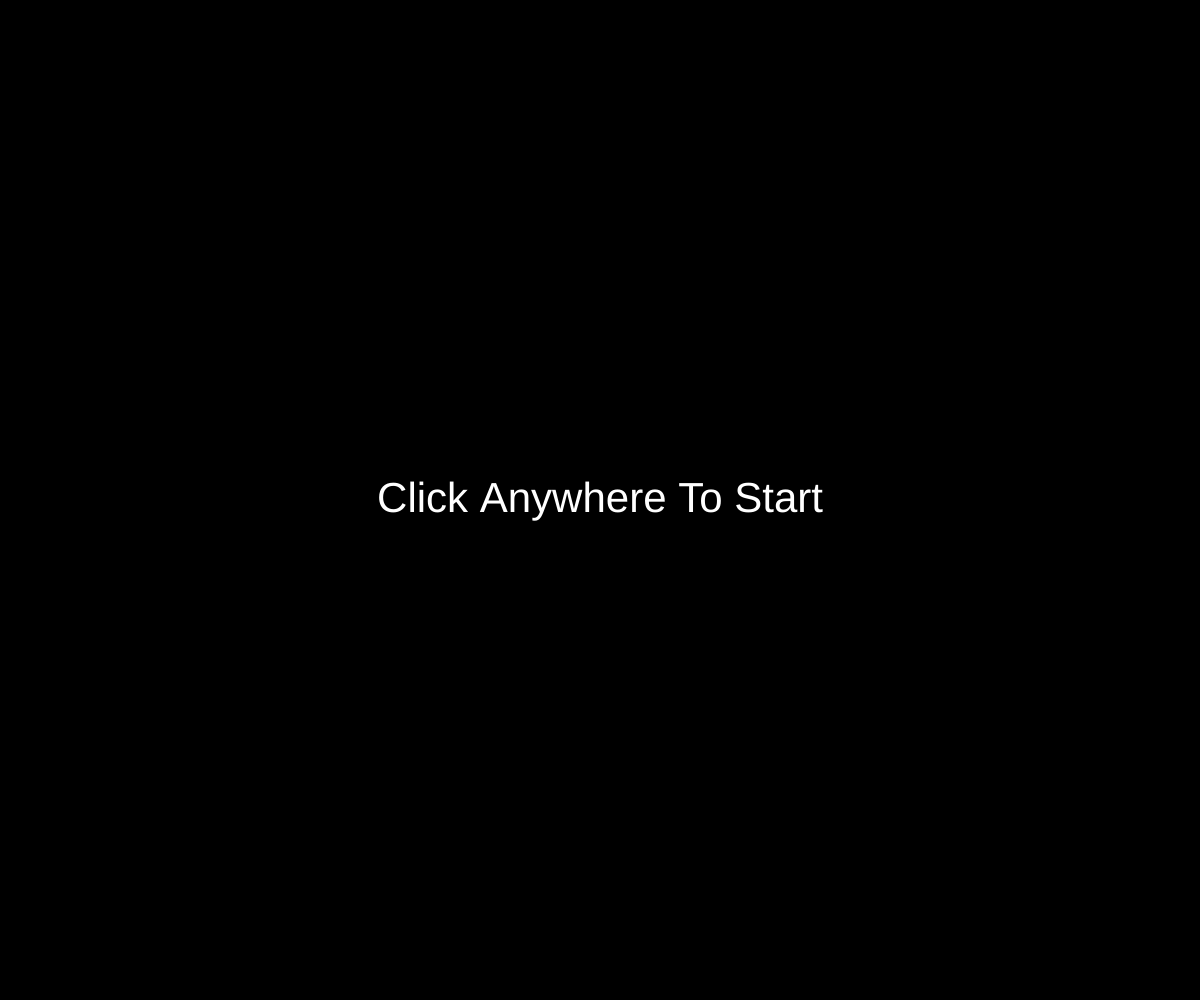
Frame 1 (no input)
Frame 60 (no input): identical to frame 1, image omitted
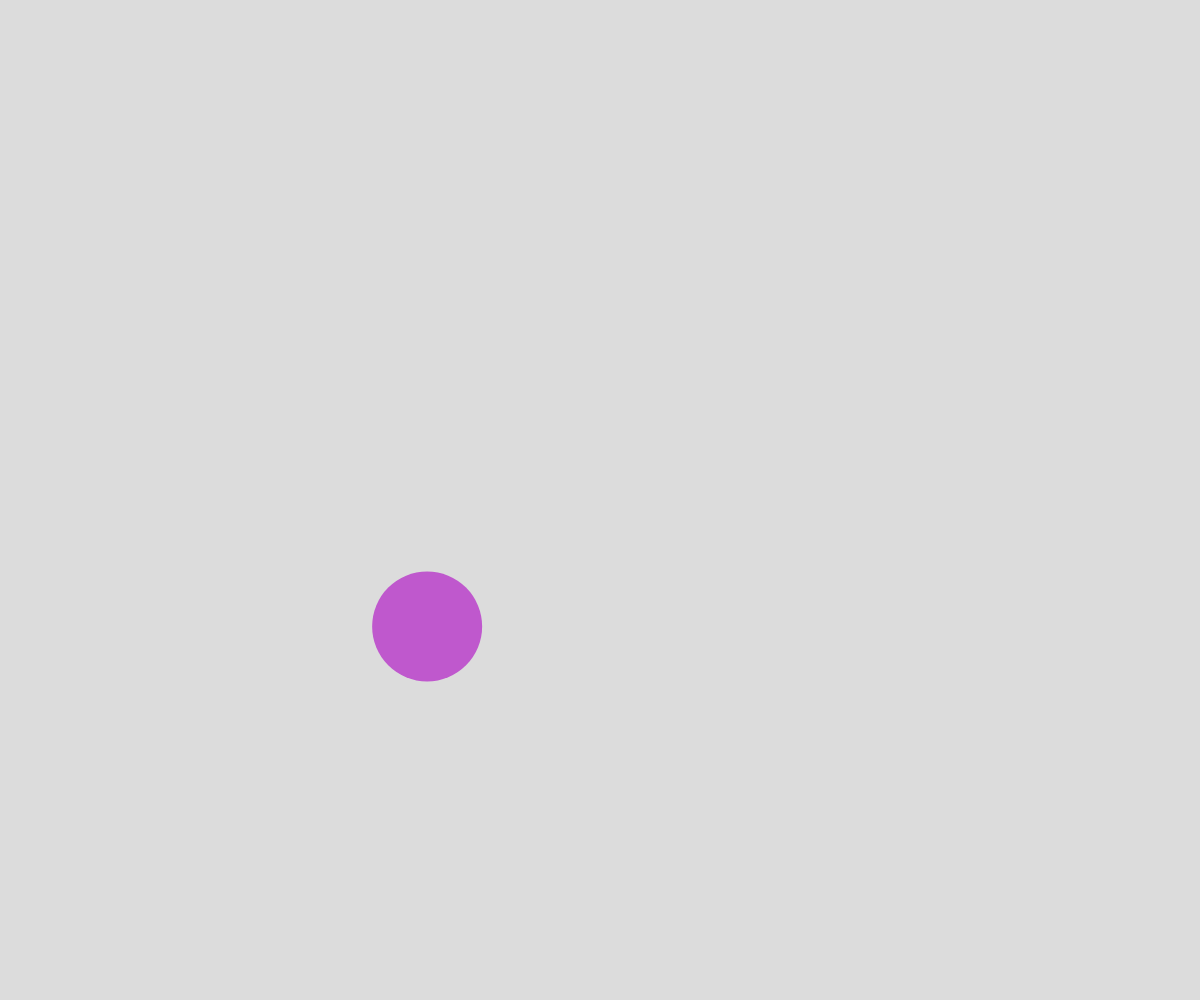
Frame 120 (the mouse pressed at the canvas centre since frame 60)

The p5.js sketch that drew these frames (run headless with seeded random() and noise() and a simulated clock; from frame 60 on, the mouse is pressed at the canvas centre):

// p5.js sketch
// ── sketch.js
// Bouncing ball demo
// Your Name
// Date
//
// Extra for Experts:
// - describe what you did to take this project "above and beyond"


let x;
let y;
let dy;
let dx;
let radius = 55;
let r = 0;
let g = 0;
let b = 0;
let state = "start screen";

function setup() {
  createCanvas(windowWidth, windowHeight);
  x = width / 2;
  y = height / 2;
  dy = random(-5, 5);
  dx = random(-5, 5);
  changeColour();
  noStroke();
}

function changeColour() {
  r = random(0, 255);
  g = random(0, 255);
  b = random(0, 255);
}

function drawCircle() {
  //display circle
  fill(r, g, b);
  circle(x, y, radius * 2);
}

function moveCircle() {
  // move circle
  y += dy;
  x += dx;
}

function bounce(){
  // bounce if needed
  if (y + radius >= height || y - radius <= 0) {
    dy = -1 * dy;
    changeColour();
  }
  if (x + radius >= width || x - radius <= 0) {
    dx = -1 * dx;
    changeColour();
  }
  
}

function keyTyped() {
  if (key === "") {
    dy = random(-5, 5);
    dx = random(-5, 5);
  }
  if (key === "c"){
    changeColour();
  }
}

function draw() {
  if (state === "start screen") {
    background("black");
    showInstruction();
  }
  else if (state === "bouncing ball") {
    background(220);
    drawCircle();
    moveCircle();
    bounce();
    
  }
}

function showInstruction(){
  fill("white");
  textSize(42);
  textAlign(CENTER, CENTER);
  text("Click Anywhere To Start", width/2, height/2);
}

function mousePressed(){
  if (state === "start screen"){
    state= "bouncing ball";
  }
}
